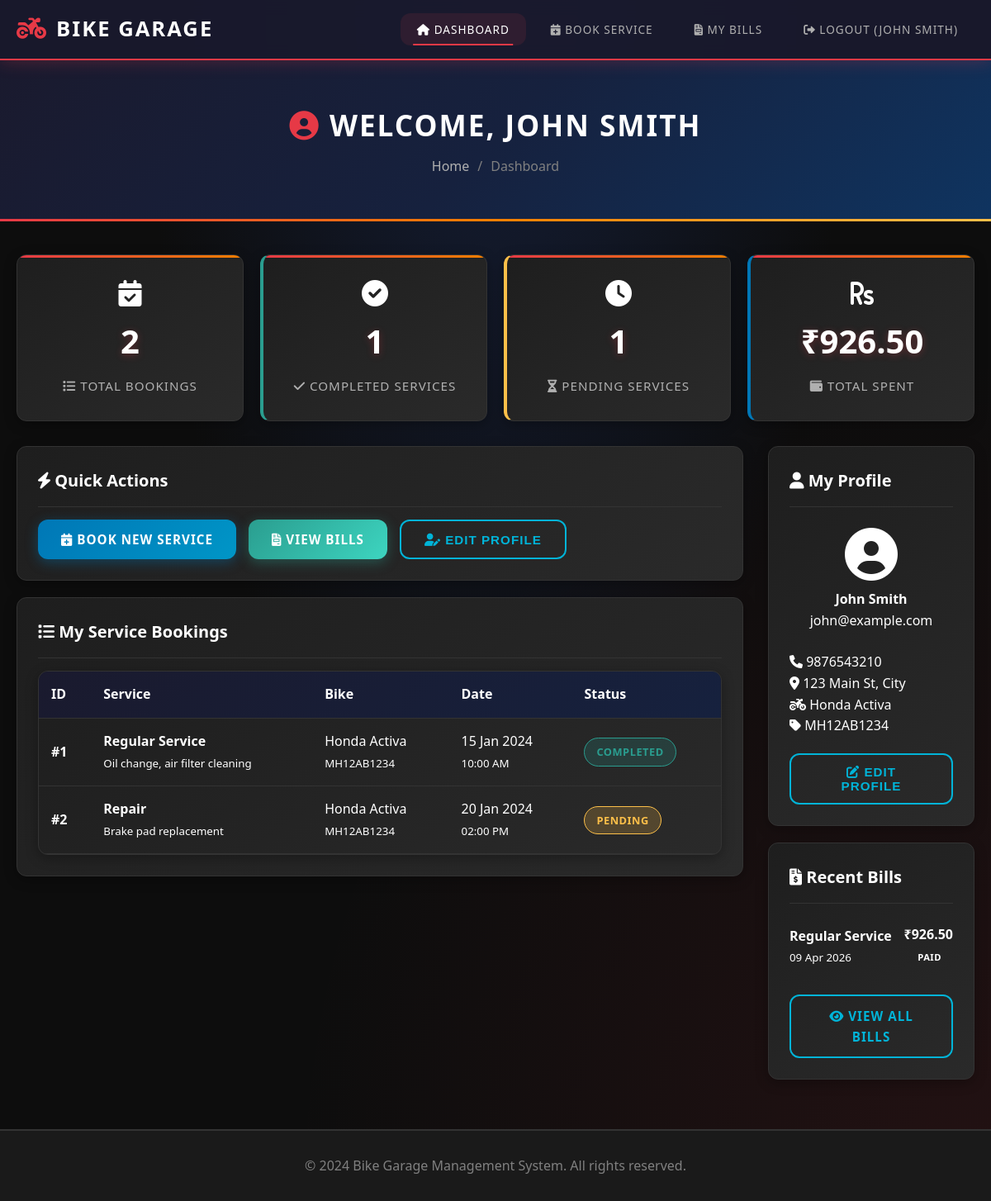
/user/user_dashboard.php (signed in), run on the app's committed database.
### tables this page shows
CREATE TABLE IF NOT EXISTS service_booking (
    id INT AUTO_INCREMENT PRIMARY KEY,
    user_id INT NOT NULL,
    bike_model VARCHAR(100) NOT NULL,
    bike_number VARCHAR(20) NOT NULL,
    service_type VARCHAR(50) NOT NULL,
    service_description TEXT,
    booking_date DATE NOT NULL,
    preferred_time TIME,
    status ENUM('pending', 'approved', 'in_progress', 'completed', 'cancelled') DEFAULT 'pending',
    admin_notes TEXT,
    created_at TIMESTAMP DEFAULT CURRENT_TIMESTAMP,
    FOREIGN KEY (user_id) REFERENCES users(id) ON DELETE CASCADE
);

CREATE TABLE IF NOT EXISTS users (
    id INT AUTO_INCREMENT PRIMARY KEY,
    full_name VARCHAR(100) NOT NULL,
    email VARCHAR(100) NOT NULL UNIQUE,
    password VARCHAR(255) NOT NULL,
    phone VARCHAR(15) NOT NULL,
    address TEXT,
    bike_model VARCHAR(100),
    bike_number VARCHAR(20),
    created_at TIMESTAMP DEFAULT CURRENT_TIMESTAMP
);

CREATE TABLE IF NOT EXISTS billing (
    id INT AUTO_INCREMENT PRIMARY KEY,
    booking_id INT NOT NULL,
    user_id INT NOT NULL,
    service_type VARCHAR(50) NOT NULL,
    labor_charge DECIMAL(10,2) NOT NULL DEFAULT 0.00,
    parts_cost DECIMAL(10,2) NOT NULL DEFAULT 0.00,
    tax_amount DECIMAL(10,2) NOT NULL DEFAULT 0.00,
    total_amount DECIMAL(10,2) NOT NULL,
    payment_status ENUM('pending', 'paid') DEFAULT 'pending',
    payment_date TIMESTAMP NULL,
    bill_generated_at TIMESTAMP DEFAULT CURRENT_TIMESTAMP,
    FOREIGN KEY (booking_id) REFERENCES service_booking(id) ON DELETE CASCADE,
    FOREIGN KEY (user_id) REFERENCES users(id) ON DELETE CASCADE
);

### user/user_dashboard.php (the view, shortened to what this page needs)
<?php
require_once '../config/db_config.php';
$userId = $_SESSION['user_id'];
$userName = $_SESSION['user_name'];
$userResult = $conn->query("SELECT * FROM users WHERE id = $userId");
$user = $userResult->fetch_assoc();
$bookingsResult = $conn->query("SELECT * FROM service_booking WHERE user_id = $userId ORDER BY created_at DESC");
$billsResult = $conn->query("SELECT b.*, sb.service_type, sb.booking_date, sb.bike_model, sb.bike_number
                             FROM billing b
                             JOIN service_booking sb ON b.booking_id = sb.id
                             WHERE b.user_id = $userId
                             ORDER BY b.bill_generated_at DESC");
$totalBookings = $conn->query("SELECT COUNT(*) as total FROM service_booking WHERE user_id = $userId")->fetch_assoc()['total'];
$completedServices = $conn->query("SELECT COUNT(*) as total FROM service_booking WHERE user_id = $userId AND status = 'completed'")->fetch_assoc()['total'];
$pendingServices = $conn->query("SELECT COUNT(*) as total FROM service_booking WHERE user_id = $userId AND status = 'pending'")->fetch_assoc()['total'];
$totalSpent = $conn->query("SELECT COALESCE(SUM(total_amount), 0) as total FROM billing WHERE user_id = $userId AND payment_status = 'paid'")->fetch_assoc()['total'];
?>
<!DOCTYPE html>
<html lang="en">
<head>
    <link rel="stylesheet" href="../css/style.css">
    <link rel="stylesheet" href="https://cdnjs.cloudflare.com/ajax/libs/font-awesome/6.0.0/css/all.min.css">
</head>
<body>
    <nav class="navbar">
        <div class="container">
            <a href="user_dashboard.php" class="navbar-brand">
                <i class="fas fa-motorcycle"></i> Bike Garage
            </a>
            <ul class="nav-links">
                <li><a href="user_dashboard.php" class="active"><i class="fas fa-home"></i> Dashboard</a></li>
                <li><a href="book_service.php"><i class="fas fa-calendar-plus"></i> Book Service</a></li>
                <li><a href="view_bill.php"><i class="fas fa-file-invoice"></i> My Bills</a></li>
                <li><a href="?logout=true" class="logout-btn"><i class="fas fa-sign-out-alt"></i> Logout (<?php echo htmlspecialchars($userName); ?>)</a></li>
            </ul>
        </div>
    </nav>
    <section class="page-header">
        <div class="container">
            <h1><i class="fas fa-user-circle"></i> Welcome, <?php echo htmlspecialchars($userName); ?></h1>
            <div class="breadcrumb">
                <a href="#">Home</a> / <span>Dashboard</span>
            </div>
        </div>
    </section>
    <section class="content-section">
        <div class="container">
            <div class="dashboard-grid">
                <div class="stat-card">
                    <i class="fas fa-calendar-check fa-2x" style="color: var(--secondary-color); margin-bottom: 10px;"></i>
                    <h3><?php echo $totalBookings; ?></h3>
                    <p><i class="fas fa-list"></i> Total Bookings</p>
                </div>
                <div class="stat-card completed">
                    <i class="fas fa-check-circle fa-2x" style="color: var(--success-color); margin-bottom: 10px;"></i>
                    <h3><?php echo $completedServices; ?></h3>
                    <p><i class="fas fa-check"></i> Completed Services</p>
                </div>
                <div class="stat-card pending">
                    <i class="fas fa-clock fa-2x" style="color: var(--warning-color); margin-bottom: 10px;"></i>
                    <h3><?php echo $pendingServices; ?></h3>
                    <p><i class="fas fa-hourglass-half"></i> Pending Services</p>
                </div>
                <div class="stat-card revenue">
                    <i class="fas fa-rupee-sign fa-2x" style="color: var(--success-color); margin-bottom: 10px;"></i>
                    <h3>₹<?php echo number_format($totalSpent, 2); ?></h3>
                    <p><i class="fas fa-wallet"></i> Total Spent</p>
                </div>
            </div>
            <div class="content-wrapper">
                <div class="main-content">
                    <div class="card mb-20">
                        <div class="card-header">
                            <h3 class="card-title"><i class="fas fa-bolt"></i> Quick Actions</h3>
                        </div>
                        <div style="display: flex; gap: 15px; flex-wrap: wrap;">
                            <a href="book_service.php" class="btn btn-primary">
                                <i class="fas fa-calendar-plus"></i> Book New Service
                            </a>
                            <a href="view_bill.php" class="btn btn-success">
                                <i class="fas fa-file-invoice"></i> View Bills
                            </a>
                            <button onclick="showModal('profileModal')" class="btn btn-outline">
                                <i class="fas fa-user-edit"></i> Edit Profile
                            </button>
                        </div>
                    </div>
                    <div class="card">
                        <div class="card-header" style="display: flex; justify-content: space-between; align-items: center;">
                            <h3 class="card-title"><i class="fas fa-list"></i> My Service Bookings</h3>
                        </div>
                        <div class="table-container">
                            <table>
                                <thead>
                                    <tr>
                                        <th>ID</th>
                                        <th>Service</th>
                                        <th>Bike</th>
                                        <th>Date</th>
                                        <th>Status</th>
                                    </tr>
                                </thead>
                                <tbody>
                                    <?php if ($bookingsResult->num_rows > 0): ?>
                                        <?php while ($booking = $bookingsResult->fetch_assoc()): ?>
                                            <tr>
                                                <td><strong>#<?php echo $booking['id']; ?></strong></td>
                                                <td>
                                                    <strong><?php echo htmlspecialchars($booking['service_type']); ?></strong><br>
                                                    <small><?php echo htmlspecialchars(substr($booking['service_description'], 0, 40)); ?><?php echo strlen($booking['service_description']) > 40 ? '...' : ''; ?></small>
                                                </td>
                                                <td>
                                                    <?php echo htmlspecialchars($booking['bike_model']); ?><br>
                                                    <small><?php echo htmlspecialchars($booking['bike_number']); ?></small>
                                                </td>
                                                <td>
                                                    <?php echo date('d M Y', strtotime($booking['booking_date'])); ?><br>
                                                    <small><?php echo date('h:i A', strtotime($booking['preferred_time'])); ?></small>
                                                </td>
                                                <td>
                                                    <span class="status-badge status-<?php echo $booking['status']; ?>">
                                                        <?php echo ucfirst(str_replace('_', ' ', $booking['status'])); ?>
                                                    </span>
                                                </td>
                                            </tr>
                                        <?php endwhile; ?>
                                    <?php endif; ?>
                                </tbody>
                            </table>
                        </div>
                    </div>
                </div>
                <div class="sidebar">
                    <div class="card">
                        <div class="card-header">
                            <h3 class="card-title"><i class="fas fa-user"></i> My Profile</h3>
                        </div>
                        <div style="text-align: center; padding: 10px 0;">
                            <i class="fas fa-user-circle fa-4x" style="color: var(--secondary-color);"></i>
                            <h4 style="margin-top: 10px;"><?php echo htmlspecialchars($user['full_name']); ?></h4>
                            <p style="color: var(--text-light);"><?php echo htmlspecialchars($user['email']); ?></p>
                        </div>
                        <div style="border-top: 1px solid var(--border-color); padding-top: 15px;">
                            <p><i class="fas fa-phone"></i> <?php echo htmlspecialchars($user['phone']); ?></p>
                            <p><i class="fas fa-map-marker-alt"></i> <?php echo htmlspecialchars($user['address'] ?: 'Not provided'); ?></p>
                            <p><i class="fas fa-motorcycle"></i> <?php echo htmlspecialchars($user['bike_model']); ?></p>
                            <p><i class="fas fa-tag"></i> <?php echo htmlspecialchars($user['bike_number']); ?></p>
                        </div>
                        <button onclick="showModal('profileModal')" class="btn btn-outline btn-block mt-20">
                            <i class="fas fa-edit"></i> Edit Profile
                        </button>
                    </div>
                    <div class="card mt-20">
                        <div class="card-header">
                            <h3 class="card-title"><i class="fas fa-file-invoice-dollar"></i> Recent Bills</h3>
                        </div>
                        <?php if ($billsResult->num_rows > 0): ?>
                            <?php while ($bill = $billsResult->fetch_assoc()): ?>
                                <div style="padding: 10px 0; border-bottom: 1px solid var(--border-color);">
                                    <div style="display: flex; justify-content: space-between; align-items: center;">
                                        <div>
                                            <strong><?php echo htmlspecialchars($bill['service_type']); ?></strong><br>
                                            <small style="color: var(--text-light);"><?php echo date('d M Y', strtotime($bill['bill_generated_at'])); ?></small>
                                        </div>
                                        <div style="text-align: right;">
                                            <strong style="color: var(--success-color);">₹<?php echo number_format($bill['total_amount'], 2); ?></strong><br>
                                            <span class="status-badge status-<?php echo $bill['payment_status']; ?>" style="font-size: 0.7rem;">
                                                <?php echo ucfirst($bill['payment_status']); ?>
                                            </span>
                                        </div>
                                    </div>
                                </div>
                            <?php endwhile; ?>
                            <a href="view_bill.php" class="btn btn-outline btn-block mt-20">
                                <i class="fas fa-eye"></i> View All Bills
                            </a>
                        <?php else: ?>
                            <p class="text-center" style="color: var(--text-light);">No bills yet</p>
                        <?php endif; ?>
                    </div>
                </div>
            </div>
        </div>
    </section>
    <footer class="footer">
        <div class="container">
            <p>&copy; 2024 Bike Garage Management System. All rights reserved.</p>
        </div>
    </footer>
</body>
</html>

### data on the page
service_booking: id "1", service_type "Regular Service", service_description "Oil change, air filter cleaning", bike_model "Honda Activa", bike_number "MH12AB1234", booking_date "15 Jan 2024", preferred_time "10:00 AM", status "COMPLETED"
service_booking: id "2", service_type "Repair", service_description "Brake pad replacement", bike_model "Honda Activa", bike_number "MH12AB1234", booking_date "20 Jan 2024", preferred_time "02:00 PM", status "PENDING"
users: full_name "John Smith", email "john@example.com", phone "9876543210", address "123 Main St, City", bike_model "Honda Activa", bike_number "MH12AB1234"
billing: booking.service_type "Regular Service", bill_generated_at "09 Apr 2026", total_amount "926.50", payment_status "PAID"

### other printed values
$userName "JOHN SMITH"
$totalBookings "2"
$completedServices "1"
$pendingServices "1"
$totalSpent "926.50"
